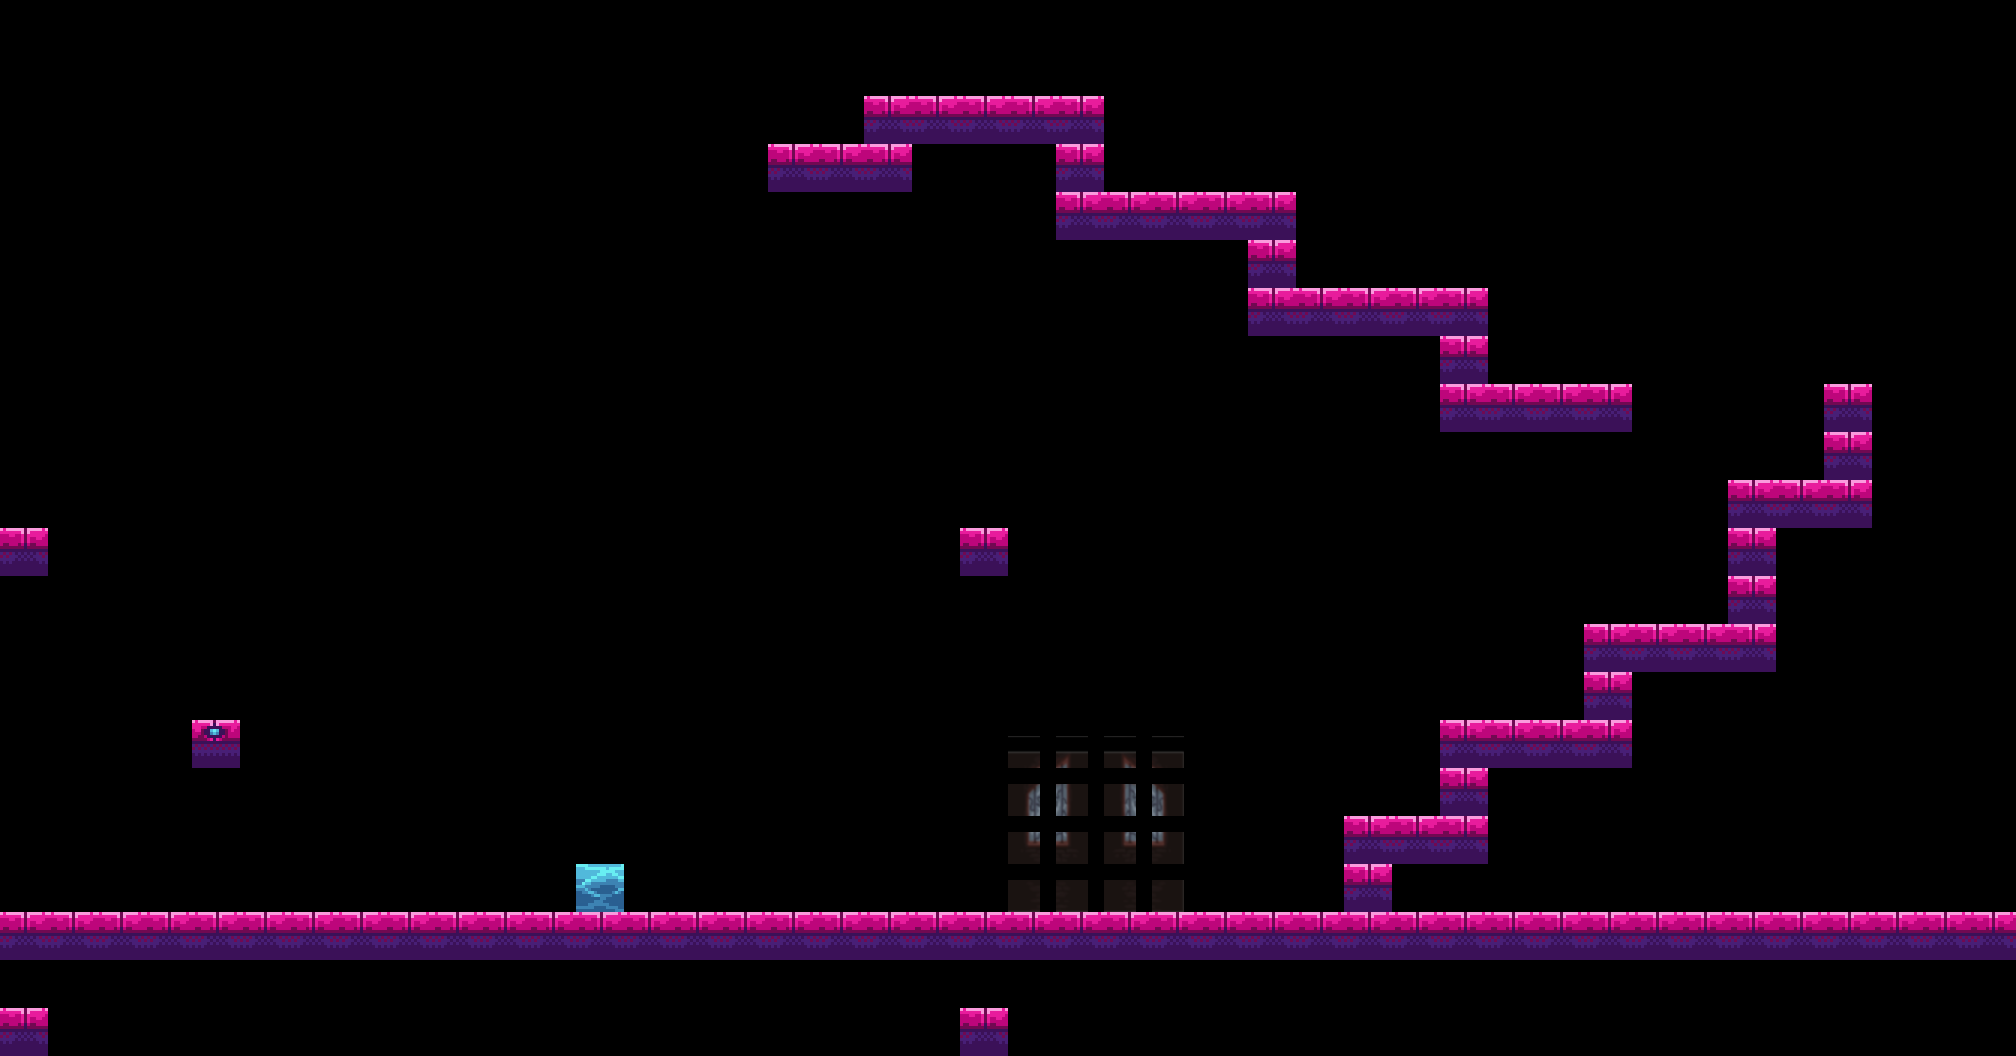

A 2D game scene composited from a Tiled map and its tileset images. What follows is a short description and the map's XML, with every tile layer's data as written:
An orthogonal 42x22 tile map with 48x48 px tiles, 3 tile layers (Layer1, gate, Collision), 2 tilesets and 1 object.

<map version="1.4" tiledversion="1.4.2" orientation="orthogonal" renderorder="right-down" compressionlevel="0" width="42" height="22" tilewidth="48" tileheight="48" infinite="0" nextlayerid="6" nextobjectid="26">
 <tileset firstgid="1" source="tileset.tsx" />
 <tileset firstgid="289" source="../../floortiles.tsx" />
 <layer id="2" name="Layer1" width="42" height="22">
  <data encoding="csv">
0,0,0,0,0,0,0,0,0,0,0,0,0,0,0,0,0,0,0,0,0,0,0,0,0,0,0,0,0,0,0,0,0,0,0,0,0,0,0,0,0,0,
0,0,0,0,0,0,0,0,0,0,0,0,0,0,0,0,0,0,0,0,0,0,0,0,0,0,0,0,0,0,0,0,0,0,0,0,0,0,0,0,0,0,
0,0,0,0,0,0,0,0,0,0,0,0,0,0,0,0,0,0,0,0,0,0,0,0,0,0,0,0,0,0,0,0,0,0,0,0,0,0,0,0,0,0,
0,0,0,0,0,0,0,0,0,0,0,0,0,0,0,0,0,0,0,0,0,0,0,0,0,0,0,0,0,0,0,0,0,0,0,0,0,0,0,0,0,0,
0,0,0,0,0,0,0,0,0,0,0,0,0,0,0,0,0,0,0,0,0,0,0,0,0,0,0,0,0,0,0,0,0,0,0,0,0,0,0,0,0,0,
0,0,0,0,0,0,0,0,0,0,0,0,0,0,0,0,0,0,0,0,0,0,0,0,0,0,0,0,0,0,0,0,0,0,0,0,0,0,0,0,0,0,
0,0,0,0,0,0,0,0,0,0,0,0,0,0,0,0,0,0,0,0,0,0,0,0,0,0,0,0,0,0,0,0,0,0,0,0,0,0,0,0,0,0,
0,0,0,0,0,0,0,0,0,0,0,0,0,0,0,0,0,0,0,0,0,0,0,0,0,0,0,0,0,0,0,0,0,0,0,0,0,0,0,0,0,0,
0,0,0,0,0,0,0,0,0,0,0,0,0,0,0,0,0,0,0,0,0,0,0,0,0,0,0,0,0,0,0,0,0,0,0,0,0,0,0,0,0,0,
0,0,0,0,0,0,0,0,0,0,0,0,0,0,0,0,0,0,0,0,0,0,0,0,0,0,0,0,0,0,0,0,0,0,0,0,0,0,0,0,0,0,
0,0,0,0,0,0,0,0,0,0,0,0,0,0,0,0,0,0,0,0,0,0,0,0,0,0,0,0,0,0,0,0,0,0,0,0,0,0,0,0,0,0,
0,0,0,0,0,0,0,0,0,0,0,0,0,0,0,0,0,0,0,0,0,0,0,0,0,0,0,0,0,0,0,0,0,0,0,0,0,0,0,0,0,0,
0,0,0,0,0,0,0,0,0,0,0,0,0,0,0,0,0,0,0,0,0,0,0,0,0,0,0,0,0,0,0,0,0,0,0,0,0,0,0,0,0,0,
0,0,0,0,0,0,0,0,0,0,0,0,0,0,0,0,0,0,0,0,0,0,0,0,0,0,0,0,0,0,0,0,0,0,0,0,0,0,0,0,0,0,
0,0,0,0,0,0,0,0,0,0,0,0,0,0,0,0,0,0,0,0,0,0,0,0,0,0,0,0,0,0,0,0,0,0,0,0,0,0,0,0,0,0,
0,0,0,0,0,0,0,0,0,0,0,0,0,0,0,0,0,0,0,0,0,0,0,0,0,0,0,0,0,0,0,0,0,0,0,0,0,0,0,0,0,0,
0,0,0,0,0,0,0,0,0,0,0,0,0,0,0,0,0,0,0,0,0,0,0,0,0,0,0,0,0,0,0,0,0,0,0,0,0,0,0,0,0,0,
0,0,0,0,0,0,0,0,0,0,0,0,0,0,0,0,0,0,0,0,0,0,0,0,0,0,0,0,0,0,0,0,0,0,0,0,0,0,0,0,0,0,
0,0,0,0,0,0,0,0,0,0,0,0,95,0,0,0,0,0,0,0,0,0,0,0,0,0,0,0,0,0,0,0,0,0,0,0,0,0,0,0,0,0,
0,0,0,0,0,0,0,0,0,0,0,0,0,0,0,0,0,0,0,0,0,0,0,0,0,0,0,0,0,0,0,0,0,0,0,0,0,0,0,0,0,0,
0,0,0,0,0,0,0,0,0,0,0,0,0,0,0,0,0,0,0,0,0,0,0,0,0,0,0,0,0,0,0,0,0,0,0,0,0,0,0,0,0,0,
0,0,0,0,0,0,0,0,0,0,0,0,0,0,0,0,0,0,0,0,0,0,0,0,0,0,0,0,0,0,0,0,0,0,0,0,0,0,0,0,0,0
</data>
 </layer>
 <layer id="4" name="gate" width="42" height="22">
  <data encoding="csv">
0,0,0,0,0,0,0,0,0,0,0,0,0,0,0,0,0,0,0,0,0,0,0,0,0,0,0,0,0,0,0,0,0,0,0,0,0,0,0,0,0,0,
0,0,0,0,0,0,0,0,0,0,0,0,0,0,0,0,0,0,0,0,0,0,0,0,0,0,0,0,0,0,0,0,0,0,0,0,0,0,0,0,0,0,
0,0,0,0,0,0,0,0,0,0,0,0,0,0,0,0,0,0,0,0,0,0,0,0,0,0,0,0,0,0,0,0,0,0,0,0,0,0,0,0,0,0,
0,0,0,0,0,0,0,0,0,0,0,0,0,0,0,0,0,0,0,0,0,0,0,0,0,0,0,0,0,0,0,0,0,0,0,0,0,0,0,0,0,0,
0,0,0,0,0,0,0,0,0,0,0,0,0,0,0,0,0,0,0,0,0,0,0,0,0,0,0,0,0,0,0,0,0,0,0,0,0,0,0,0,0,0,
0,0,0,0,0,0,0,0,0,0,0,0,0,0,0,0,0,0,0,0,0,0,0,0,0,0,0,0,0,0,0,0,0,0,0,0,0,0,0,0,0,0,
0,0,0,0,0,0,0,0,0,0,0,0,0,0,0,0,0,0,0,0,0,0,0,0,0,0,0,0,0,0,0,0,0,0,0,0,0,0,0,0,0,0,
0,0,0,0,0,0,0,0,0,0,0,0,0,0,0,0,0,0,0,0,0,0,0,0,0,0,0,0,0,0,0,0,0,0,0,0,0,0,0,0,0,0,
0,0,0,0,0,0,0,0,0,0,0,0,0,0,0,0,0,0,0,0,0,0,0,0,0,0,0,0,0,0,0,0,0,0,0,0,0,0,0,0,0,0,
0,0,0,0,0,0,0,0,0,0,0,0,0,0,0,0,0,0,0,0,0,0,0,0,0,0,0,0,0,0,0,0,0,0,0,0,0,0,0,0,0,0,
0,0,0,0,0,0,0,0,0,0,0,0,0,0,0,0,0,0,0,0,0,0,0,0,0,0,0,0,0,0,0,0,0,0,0,0,0,0,0,0,0,0,
0,0,0,0,0,0,0,0,0,0,0,0,0,0,0,0,0,0,0,0,0,0,0,0,0,0,0,0,0,0,0,0,0,0,0,0,0,0,0,0,0,0,
0,0,0,0,0,0,0,0,0,0,0,0,0,0,0,0,0,0,0,0,0,0,0,0,0,0,0,0,0,0,0,0,0,0,0,0,0,0,0,0,0,0,
0,0,0,0,0,0,0,0,0,0,0,0,0,0,0,0,0,0,0,0,0,0,0,0,0,0,0,0,0,0,0,0,0,0,0,0,0,0,0,0,0,0,
0,0,0,0,0,0,0,0,0,0,0,0,0,0,0,0,0,0,0,0,0,0,0,0,0,0,0,0,0,0,0,0,0,0,0,0,0,0,0,0,0,0,
0,0,0,0,0,0,0,0,0,0,0,0,0,0,0,0,0,0,0,0,0,1153,1154,1155,1156,0,0,0,0,0,0,0,0,0,0,0,0,0,0,0,0,0,
0,0,0,0,0,0,0,0,0,0,0,0,0,0,0,0,0,0,0,0,0,1185,1186,1187,1188,0,0,0,0,0,0,0,0,0,0,0,0,0,0,0,0,0,
0,0,0,0,0,0,0,0,0,0,0,0,0,0,0,0,0,0,0,0,0,1217,1218,1219,1220,0,0,0,0,0,0,0,0,0,0,0,0,0,0,0,0,0,
0,0,0,0,0,0,0,0,0,0,0,0,0,0,0,0,0,0,0,0,0,1249,1250,1251,1252,0,0,0,0,0,0,0,0,0,0,0,0,0,0,0,0,0,
0,0,0,0,0,0,0,0,0,0,0,0,0,0,0,0,0,0,0,0,0,0,0,0,0,0,0,0,0,0,0,0,0,0,0,0,0,0,0,0,0,0,
0,0,0,0,0,0,0,0,0,0,0,0,0,0,0,0,0,0,0,0,0,0,0,0,0,0,0,0,0,0,0,0,0,0,0,0,0,0,0,0,0,0,
0,0,0,0,0,0,0,0,0,0,0,0,0,0,0,0,0,0,0,0,0,0,0,0,0,0,0,0,0,0,0,0,0,0,0,0,0,0,0,0,0,0
</data>
 </layer>
 <objectgroup id="5" name="gate">
  <object id="1" x="1002" y="718" width="188" height="190">
   <properties>
    <property name="gate" type="bool" value="true" />
   </properties>
  </object>
 </objectgroup>
 <layer id="3" name="Collision" width="42" height="22">
  <data encoding="csv">
0,0,0,0,0,0,0,0,0,0,0,0,0,0,0,0,0,0,0,0,0,0,0,0,0,0,0,0,0,0,0,0,0,0,0,0,0,0,0,0,0,0,
0,0,0,0,0,0,0,0,0,0,0,0,0,0,0,0,0,0,0,0,0,0,0,0,0,0,0,0,0,0,0,0,0,0,0,0,0,0,0,0,0,0,
0,0,0,0,0,0,0,0,0,0,0,0,0,0,0,0,0,0,28,28,28,28,28,0,0,0,0,0,0,0,0,0,0,0,0,0,0,0,0,0,0,0,
0,0,0,0,0,0,0,0,0,0,0,0,0,0,0,0,28,28,28,0,0,0,28,0,0,0,0,0,0,0,0,0,0,0,0,0,0,0,0,0,0,0,
0,0,0,0,0,0,0,0,0,0,0,0,0,0,0,0,0,0,0,0,0,0,28,28,28,28,28,0,0,0,0,0,0,0,0,0,0,0,0,0,0,0,
0,0,0,0,0,0,0,0,0,0,0,0,0,0,0,0,0,0,0,0,0,0,0,0,0,0,28,0,0,0,0,0,0,0,0,0,0,0,0,0,0,0,
0,0,0,0,0,0,0,0,0,0,0,0,0,0,0,0,0,0,0,0,0,0,0,0,0,0,28,28,28,28,28,0,0,0,0,0,0,0,0,0,0,0,
0,0,0,0,0,0,0,0,0,0,0,0,0,0,0,0,0,0,0,0,0,0,0,0,0,0,0,0,0,0,28,0,0,0,0,0,0,0,0,0,0,0,
0,0,0,0,0,0,0,0,0,0,0,0,0,0,0,0,0,0,0,0,0,0,0,0,0,0,0,0,0,0,28,28,28,28,0,0,0,0,28,0,0,0,
0,0,0,0,0,0,0,0,0,0,0,0,0,0,0,0,0,0,0,0,0,0,0,0,0,0,0,0,0,0,0,0,0,0,0,0,0,0,28,0,0,0,
0,0,0,0,0,0,0,0,0,0,0,0,0,0,0,0,0,0,0,0,0,0,0,0,0,0,0,0,0,0,0,0,0,0,0,0,28,28,28,0,0,0,
28,0,0,0,0,0,0,0,0,0,0,0,0,0,0,0,0,0,0,0,28,0,0,0,0,0,0,0,0,0,0,0,0,0,0,0,28,0,0,0,0,0,
0,0,0,0,0,0,0,0,0,0,0,0,0,0,0,0,0,0,0,0,0,0,0,0,0,0,0,0,0,0,0,0,0,0,0,0,28,0,0,0,0,0,
0,0,0,0,0,0,0,0,0,0,0,0,0,0,0,0,0,0,0,0,0,0,0,0,0,0,0,0,0,0,0,0,0,28,28,28,28,0,0,0,0,0,
0,0,0,0,0,0,0,0,0,0,0,0,0,0,0,0,0,0,0,0,0,0,0,0,0,0,0,0,0,0,0,0,0,28,0,0,0,0,0,0,0,0,
0,0,0,0,29,0,0,0,0,0,0,0,0,0,0,0,0,0,0,0,0,0,0,0,0,0,0,0,0,0,28,28,28,28,0,0,0,0,0,0,0,0,
0,0,0,0,0,0,0,0,0,0,0,0,0,0,0,0,0,0,0,0,0,0,0,0,0,0,0,0,0,0,28,0,0,0,0,0,0,0,0,0,0,0,
0,0,0,0,0,0,0,0,0,0,0,0,0,0,0,0,0,0,0,0,0,0,0,0,0,0,0,0,28,28,28,0,0,0,0,0,0,0,0,0,0,0,
0,0,0,0,0,0,0,0,0,0,0,0,0,0,0,0,0,0,0,0,0,0,0,0,0,0,0,0,28,0,0,0,0,0,0,0,0,0,0,0,0,0,
28,28,28,28,28,28,28,28,28,28,28,28,28,28,28,28,28,28,28,28,28,30,30,30,30,30,30,30,30,30,30,30,30,30,30,30,30,30,30,30,30,30,
0,0,0,0,0,0,0,0,0,0,0,0,0,0,0,0,0,0,0,0,0,0,0,0,0,0,0,0,0,0,0,0,0,0,0,0,0,0,0,0,0,0,
28,0,0,0,0,0,0,0,0,0,0,0,0,0,0,0,0,0,0,0,28,0,0,0,0,0,0,0,0,0,0,0,0,0,0,0,0,0,0,0,0,0
</data>
 </layer>
</map>
